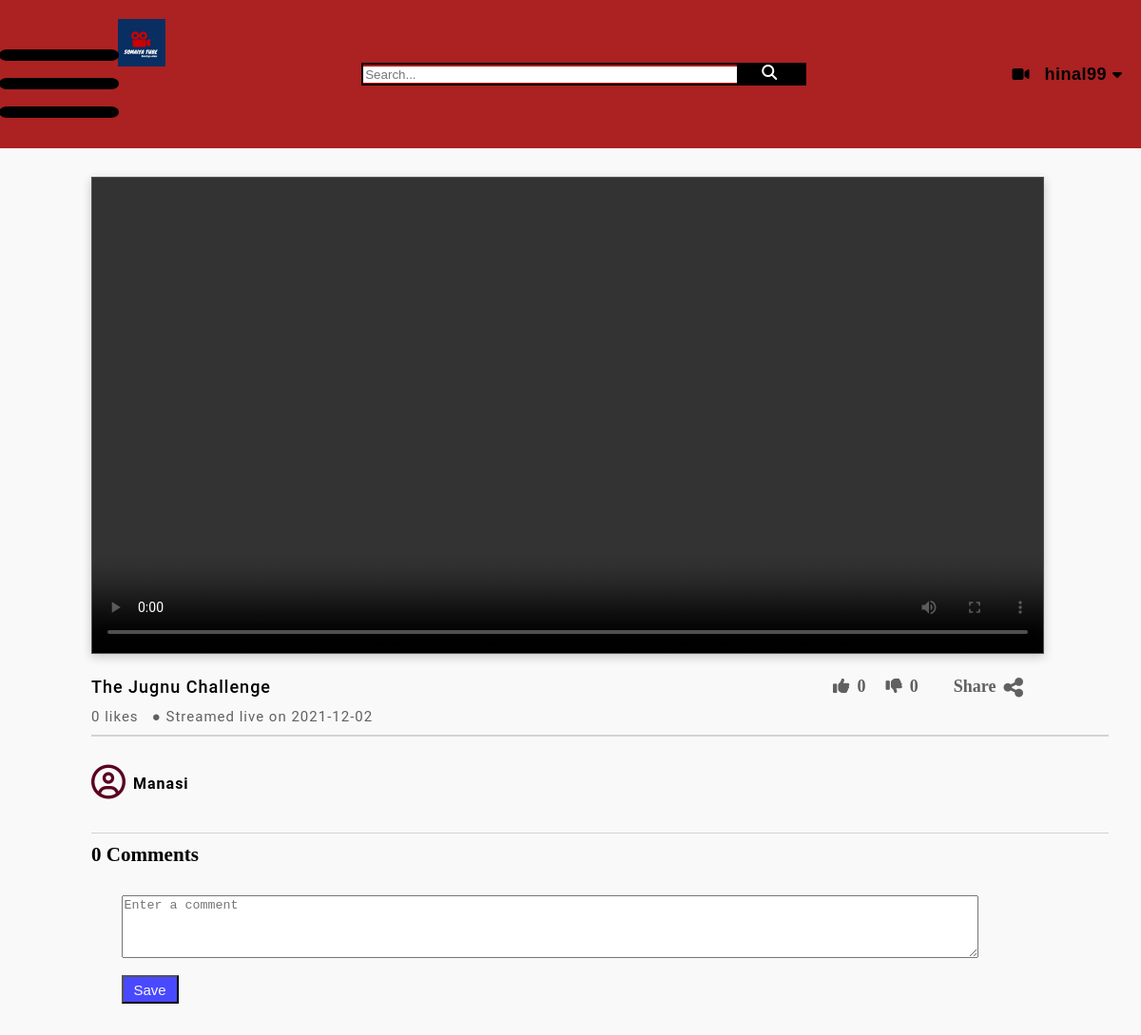
The page /view/3/ (signed in) on the database its author committed.
### website/models.py (models this page shows)
class NewVideo(models.Model):
    user = models.ForeignKey(User,on_delete=models.CASCADE,default="")
    title = models.CharField(max_length=100,default="")
    description = TextField(max_length=1000,default="")
    likes = models.IntegerField(default=0)
    dislikes = models.IntegerField(default=0)
    date = models.CharField(default="",max_length=100)
    thumbnail = models.ImageField(upload_to='thumbnail_uploaded',default = None)
    video = models.FileField(upload_to='videos_uploaded',validators=[FileExtensionValidator(allowed_extensions=['MOV','avi','mp4','webm','mkv'])], default=None)
    def __str__(self):
        return self.title

### website/views.py (the view, shortened to what this page needs)
# urls.py: url(r'^view/(?P<pk>\d+)/$', views.video, name='ViewVideo'),
def video(request,pk):
    video = NewVideo.objects.get(pk=pk)
    print(video)
    comments=Comment.objects.filter(video = video)
    count = Comment.objects.filter(video = video).count()
    return render(request,'videoView.html',{'video':video,'comments':comments,'count':count})

### templates/videoView.html (shortened to what this page needs)
{% load static %}<!DOCTYPE html>
<html lang="en">
<head>
    <link rel="stylesheet" href="{% static 'css/base.css' %}">
    <link rel="stylesheet" href="{% static 'css/video.css' %}">
</head>
<body>
    <div class="header_section">
        <div class="left_section">
            <i class="fa fa-bars hamburger fa-6x" style="transform: scale(1.5,1);" aria-hidden="true"></i>
            <a href="{% url 'homepage' %}"><img class="logo-styles" src="{% static 'images/logo.png' %}" alt="SomaiyaTube"></a>
        </div>
        <form action="{% url 'Search' %}" method="get" class="search_section">
            <input name="q" type="text" placeholder="Search...">
            <i class="fa fa-search" aria-hidden="true"></i>
        </form>
        {% if user.is_authenticated %}
        <div class="account_section">
            <a href = '/upload'><i class="fa fa-video-camera" aria-hidden="true" style="margin: 10px;"></i></a>
            <h4 style="margin: 6px;font-size: 18px;font-family: sans-serif;letter-spacing: 0.5px;">{{user.username}}</h4>
            <i class="fa fa-caret-down" aria-hidden="true"></i>
        </div>
        {% endif %}
    </div>
    <div class="TheMainVideoSection">
        <div class="videos">
            <video  width="1000" height="500" controls>
                <source src={{video.video.url}} type="video/mp4">
            </video>
            <div class="Video_section">
                <div class="First_line">
                    <h4>{{ video.title }}</h4>
                    <div class="LikeUnlike">
                        <form method="POST">
                        <button class="ldbutton" name="Like">
                        <i class="fa fa-thumbs-up" aria-hidden="true" id="IconResize"></i>
                      </button>
                    </form>
                    <h4 class="LikeCount"> {{ video.likes }} </h4>
                    <form method="POST">
                    <button class="ldbutton" name="Dislike">
                        <i class="fa fa-thumbs-down" aria-hidden="true" id="IconResize"></i>
                    </button>
                    </form>
                    <h4 class="LikeCount">{{ video.dislikes }}</h4>
                    </div>
                    <div class="Share_feature">
                        <h4>Share</h4>
                        <i class="fa fa-share-alt" aria-hidden="true" id="IconResize"></i>
                    </div>
                </div>
                <p>{{ video.likes }} likes  &nbsp; ● Streamed live on {{ video.date }}</p>
                <div class="Next_ROW" style="height: 1.5px;width:1070px;"></div>
                <div class="ProfileSection">
                    <div class="ProfileAccount">
                        <i class="fa fa-user-circle-o" aria-hidden="true"></i>
                        <h4>{{video.user}}</h4>
                    </div>
                </div>
                <div class="Next_ROW" style="height: 1.5px;width:1070px;"></div>
                <h3> {{count}} Comments</h3>
                <div class="MyComment">
                <form method="POST">
                    <textarea rows="4" cols="110" placeholder="Enter a comment" name="Addcomment"></textarea>
                    <button class="Comment_button" type="submit">Save</button>
                </form>
                    <div class="OthersComment">
                </div>
            </div>
        </div>
    </div>
</body>
</html>

### static/css/base.css (style rules this page uses)
* { margin: 0; }
a { text-decoration: none; outline: none; color :inherit; }
.header_section { display: flex; align-items: center; justify-content:space-between; padding: 20px; position: sticky; top:0; z-index: 100; background-color: rgb(172, 33, 33); }
.logo-styles { height: 50px; object-fit: contain; margin-left:20px; }
.account_section { display: flex; align-items:center; }
.search_section { display: flex; align-items:center; justify-content:center; width:40%; border: 2px solid black; border-radius:1px; padding: 0px; }
.search_section > input { flex: 1; border: none; justify-content: center; }
.search_section > i { width:50px; background-color: black; border-left: 1px solid black; padding-bottom: 4.0px; }
.fa-search { padding-left: 20px; padding-top: 0px; padding-bottom: 0px; }
.fa-search:before { padding-left: 10%; content: "\f002"; color :white; margin-top: 10px; }
.left_section { display: flex; justify-content:center; position: sticky; background-color: transparent; }
.hamburger { padding-top: 20px; }
.Next_ROW { height:1px; border:0; background-color:lightgray; margin-top: 10px; margin-bottom: 10px; }

### static/css/video.css (style rules this page uses)
.TheMainVideoSection { background-color : #f9f9f9; display:block; }
.videos >video { margin-left: 8%; margin-top: 30px; border: 1px solid rgb(82, 80, 80); box-shadow: 0 3px 10px rgb(0 0 0 / 0.2); }
.Video_section { margin-top :20px; font-size :18px; margin-left: 8%; }
.Video_section > p { font-family: Roboto,Arial,sans-serif; margin-top: 10px; font-size: 15px; font-weight:400 !important; color :#606060; letter-spacing:1px; }
.First_line >h4 { font-weight: 500 !important; letter-spacing: 1px; font-family: Roboto,Arial,sans-serif; }
.First_line { display : flex; }
.LikeUnlike { display : flex; margin-left:53%; margin-right:2%; color :#606060; }
.Share_feature { display:flex; color :#606060; }
.Share_feature h4 { margin-right: 8px; font-size: 1em; }
#IconResize { font-size: 1.3em; }
.LikeCount { margin-left: 2px; margin-right:15px }
.ProfileSection { margin-top:30px; }
.ProfileAccount { display : flex; }
.ProfileAccount >i { font-size:2em; color :rgb(90, 3, 32); margin-right: 8px; }
.ProfileAccount >h4 { margin-top: 10px; font-weight:bolder; font-size:16px; letter-spacing: 1px; font-family: Roboto,Arial,sans-serif; }
.MyComment { display:table-caption; font-family: sans-serif; margin-left: 3.5%; margin-top: 30px; }
.Comment_button { height:30px; margin-top:13px; justify-self: end; width:60px; font-size: 15px; color :#f9f9f9; background-color:rgb(73, 73, 255); cursor : pointer; }
.OthersComment { display: block; margin-top:15px; padding-top: 10px; padding-bottom: 8px; margin-left: 2.5%; }
.ldbutton { color :inherit; background-color:inherit; border: none; cursor: pointer; }

### rows shown on the page
NewVideo: title "The Jugnu Challenge", likes "0", dislikes "0", date "2021-12-02", user "Manasi"

### other values the page prints
{{ user.username }} "hinal99"
{{ count }} "0"
